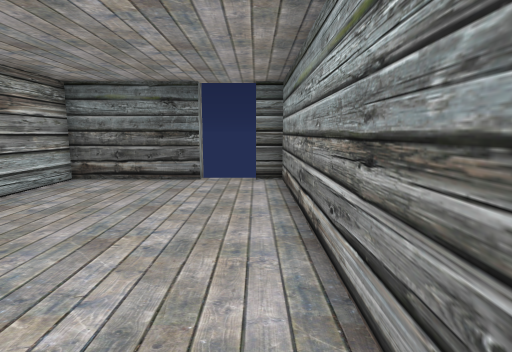
View 1 (above)

19 first-person views from a walk through a scene from a Unity 3-D project. The camera is 1.4 m above the floor, tilts 8° down and sees 80° across. The floor is counted in squares, 1 m on a side. Each view is taken from the middle of a square. On the plan, view 1 faces up. The plan holds only what a view shows up to about 14 squares ahead; the rest is blank. The player character is not drawn. Door leaves are left out, so doorways stand open.

View 2
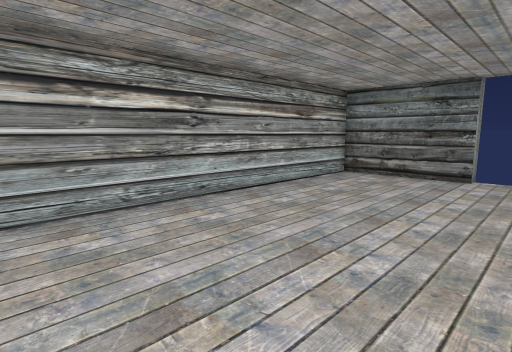

View 3
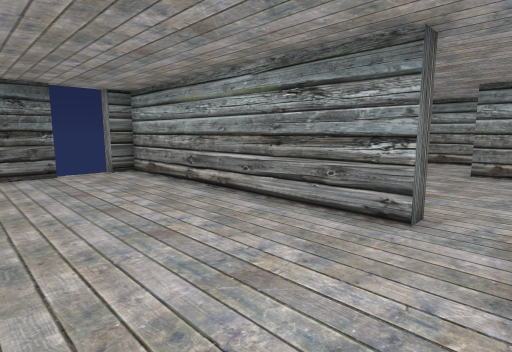

View 4
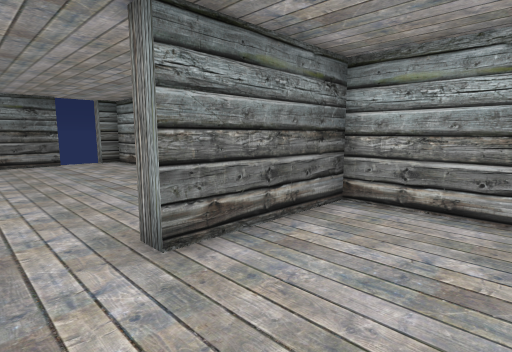

View 5
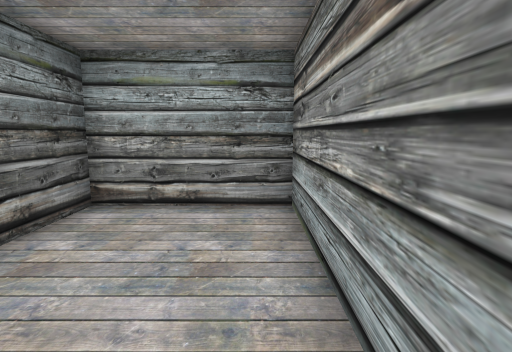

View 6
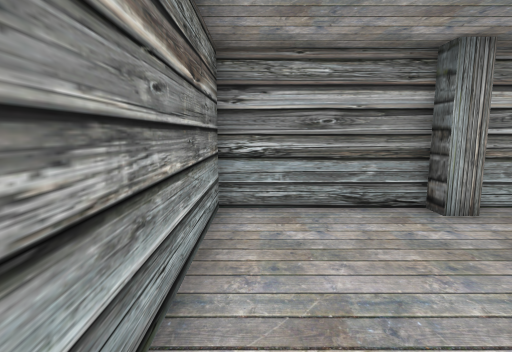

View 7
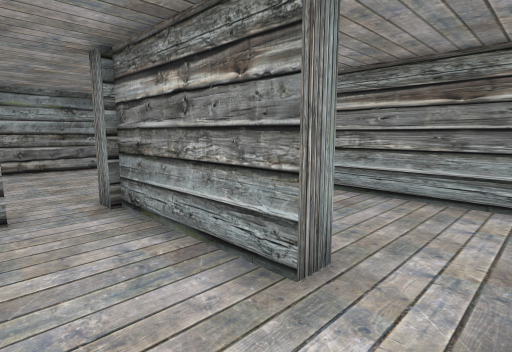

View 8
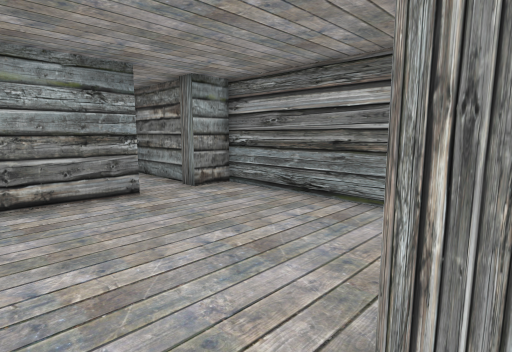

View 9
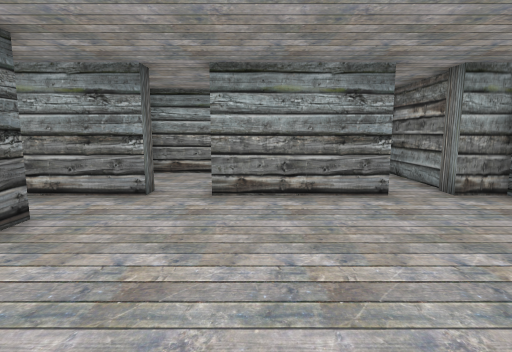

View 10
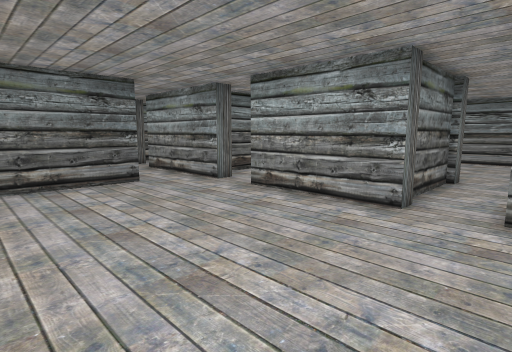

View 11
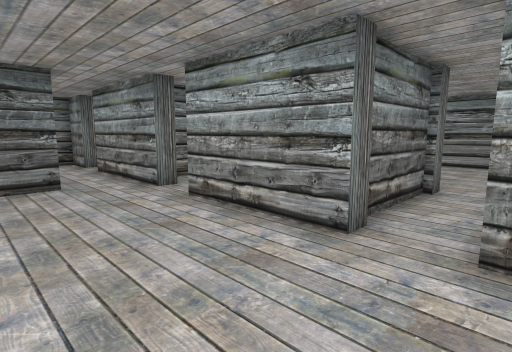

View 12
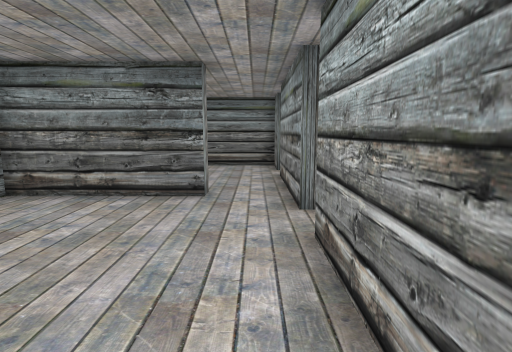

View 13
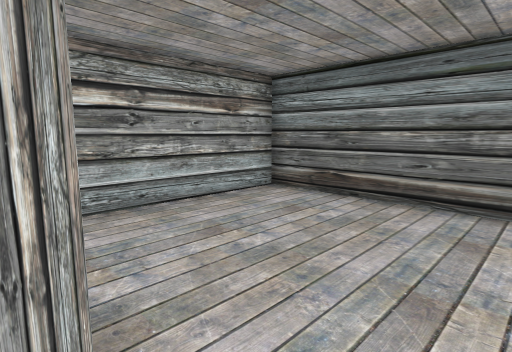

View 14
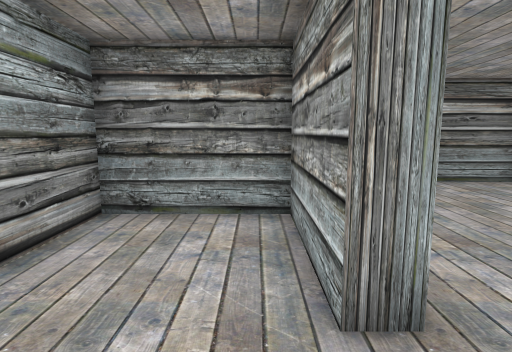

View 15
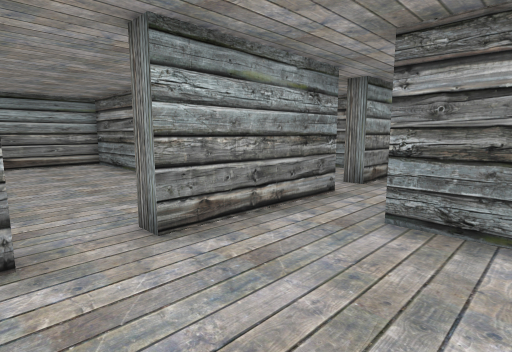

View 16
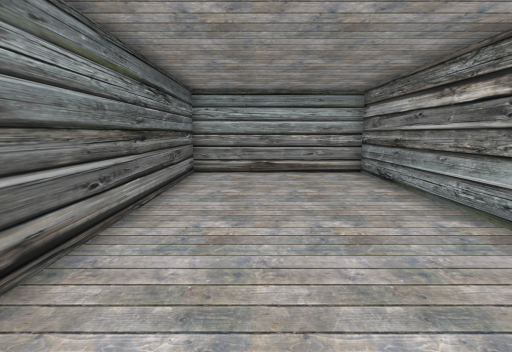

View 17
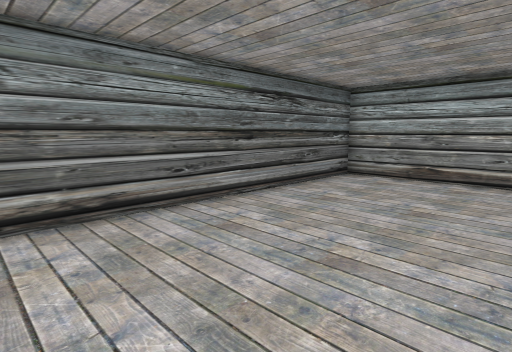

View 18
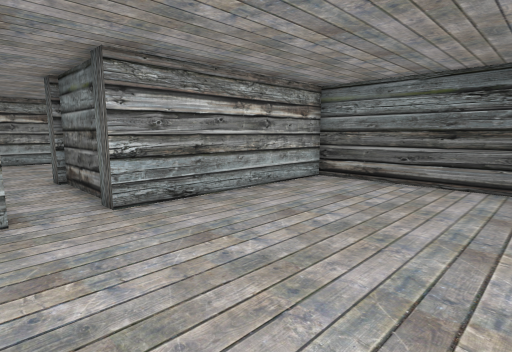

View 19
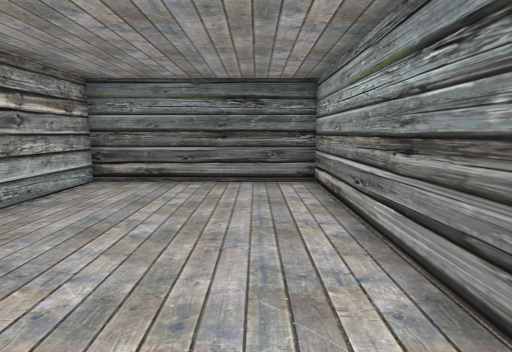

### Floor plan
Ten units are one square. View 1 is at (0, 0); x grows to the right and y downward. Boxes are objects, and circles mark ways between rooms. Rooms are numbered by the first view taken in them; rooms with no view inside come last. Other rooms are left out.
<svg viewBox="-61 -100 253 172">
<path fill="none" stroke="#000" d="M15 5 8 5 8 -92 0 -92M-34 22 9 22M8 20 15 20M-17 -92 -56 -92 -56 19M-50 21 -50 28 -56 28 -56 67 8 67 8 28 -34 28 -34 22M14 26 14 46M85 40 78 40 78 0 84 0M59 -27 14 -27M85 -15 78 -15 78 -25M86 57 118 57M16 67 78 67 78 55 85 55M118 38 84 38M123 40 116 40M42 -33 59 -33 59 -27M84 -76 78 -76 78 -92 14 -92 14 -44M78 -25 78 -61 85 -61M84 0 84 32 117 32 117 10M117 -5 117 -26M105 -27 90 -27M122 -33 187 -33 187 -92 94 -92M187 46 187 -27 123 -27 123 40"/>
<circle cx="-40" cy="25" r="3" fill="#2a7"/>
<circle cx="10" cy="10" r="3" fill="#2a7"/>
<circle cx="65" cy="-30" r="3" fill="#2a7"/>
<circle cx="80" cy="-5" r="3" fill="#2a7"/>
<circle cx="120" cy="50" r="3" fill="#2a7"/>
<circle cx="80" cy="-70" r="3" fill="#2a7"/>
<text x="-20" y="-30">1</text>
<text x="-30" y="50">2</text>
<text x="50" y="20">3</text>
<text x="50" y="-60">4</text>
<text x="100" y="0">5</text>
<text x="130" y="-60">6</text>
<text x="150" y="20">7</text>
</svg>
Room 1 opens to room 2. Room 1 opens to room 3. Room 3 opens to room 4. Room 3 opens to room 5. Room 3 opens to room 7. Room 4 opens to room 6.

Where each view was taken, in squares from view 1:
view 1: 0 up, 0 right, facing up
view 2: 1 down, 0 right, facing up-left
view 3: 2 down, 4 left, facing up-right
view 4: 6 down, 5 left, facing up-right
view 5: 6 down, 5 left, facing right
view 6: 6 down, 0 right, facing left
view 7: 0 up, 5 left, facing down-right
view 8: 1 down, 1 right, facing down-right
view 9: 1 down, 1 right, facing right
view 10: 6 down, 2 right, facing up-right
view 11: 6 down, 4 right, facing up-right
view 12: 4 down, 7 right, facing up
view 13: 3 up, 7 right, facing up-left
view 14: 2 up, 9 right, facing down
view 15: 8 up, 4 right, facing down-right
view 16: 7 up, 8 right, facing right
view 17: 4 up, 9 right, facing up-right
view 18: 6 down, 18 right, facing up-left
view 19: 6 down, 17 right, facing up
